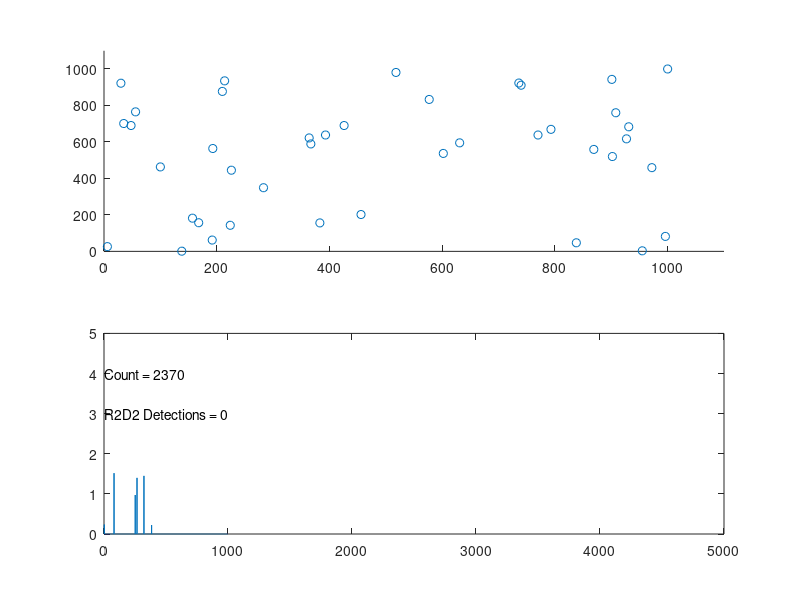

Recreate this plot in MATLAB.
%%%%%%%%%%%%%%%%%%%%%%%%%%%%%%%%%%%%%%%%%%%%%%%%%%%%%%%%%%%%%%%%%%%%%%%%%%%%%%%%
% Andrew Payne
% 14 April 2019
%
% r2d2_sim.m - A simulator to show platoon moving through battlespace with
% algorithms programmed to dodge R2D2 units.
%
%
% Basic Instructions:
%   Run in Octave.  Opens up a split GUI figure with battlespace on top and
%   platoon detection time values along the bottom.  Platoon automatically starts 
%   from (1,1), and goes until it finishes at (1000,1000).
%   In the bottom of the GUI window are the count and the R2D2 Detections count.
%   The Count is simply the main loop counter.  The R2D2 Detections count is the
%   number of times the R2D2 (enemy) units spot the platoon.
% It is required to have config.txt present in the same directory.
%
% input arguments:
%   - GRID_SIZE, <#> (default 1000)
%   - NUM_R2D2, <#>  (Try 5 - 50)
%   - RD2D_RANGE, <#> (default 5)
%   - MAX_RANGE, <#>  (Try 50, soldier sensor distance of r2d2 detection)
%
% Example Calls:
%   r2d2_sim
%   r2d2_sim('GRID_SIZE', 500, 'NUM_R2D2', 20)
%   r2d2_sim('MAX_RANGE', 50, 'GRID_SIZE', 1000)
%   r2d2_sim('GRID_SIZE', 1000, 'NUM_R2D2', 40, 'R2D2_RANGE', 6, 'MAX_RANGE', 20)
%
%%%%%%%%%%%%%%%%%%%%%%%%%%%%%%%%%%%%%%%%%%%%%%%%%%%%%%%%%%%%%%%%%%%%%%%%%%%%%%%%

function ret_val = r2d2_sim(varargin)
  GRID_SIZE = 1000;
  NUM_R2D2 = 40;
  R2D2_RANGE = 10;
  MAX_RANGE = 40;

  % Parsing input arguments.
  for i = 1:2:length(varargin)
    switch upper(varargin{i})
      case 'GRID_SIZE'
        GRID_SIZE = varargin{i+1};
      case 'NUM_R2D2'
        NUM_R2D2 = varargin{i+1};
      case 'R2D2_RANGE'
        R2D2_RANGE = varargin{i+1};
      case 'MAX_RANGE'
        MAX_RANGE = varargin{i+1};
      otherwise
        msgbox(['Command ', varargin{i}, ' is not recognized. Exiting.']);
        ret_val = -1;
        return
    end
  end
  
  % Maneuvering step counts:
  DIRECTIVE_FORWARD_STEPS = GRID_SIZE/50;   % Seems to work the best.
  DIRECTIVE_RETRACE_STEPS = GRID_SIZE/50;
  
  config_file_contents = [];
  
  Read_Config_File;
  
  ret_val = 0;
  
  grid = zeros(GRID_SIZE);

  % Generate R2D2.
  r2d2.num = NUM_R2D2;
  % Positions (columns wrap top-to-bottom).
  r2d2.raw_positions = fix(rand(1,NUM_R2D2)*GRID_SIZE^2);
  % Set ordered pair positions via R2d2_Positions:
  r2d2.num_detections = 0;
  R2d2_Positions;

  % Place R2D2s into grid.
  grid(r2d2.raw_positions) = 1;

  % Place platoon at the starting mark.
  platoon.position = [1,1];
  platoon.directive = {'N/A', 0;
                       'N/A', 0;};
  platoon.last_move = [0 0 0 0]; % n s e w.
  platoon.move_count = 0;
  platoon.detections = zeros(DIRECTIVE_FORWARD_STEPS, 1);
  platoon.maneuver = 0;
  
  sensor.num_hits = 0;
  sensor.heatmap = zeros(2);  % Give a fresh 2x2 sensor relative heatmap grid.
  sensor.old_heatmap = zeros(2);
  sensor.change = zeros(2);
  splot=[];
  
  Setup_Plot;
  
  done = 0;

  % Main time-step loop.
  while (done == 0)
    % Turn on sensor. Collect Data about R2D2.
    % Gets a 2x2 grid of NW, SW, NE, SE data correlating to severity of sensor data.
    Platoon_Sense;

    % Decides how to proceed to the finish line based on sensor heatmap.
    Platoon_Decide;

    % R2d2 detection:
    R2d2_Detection;
    
    % Updates the plot for this simulation.
    Update_Plot;

    % Loop ending when finish line reached.
    done = (platoon.position(1) > GRID_SIZE-1 && platoon.position(2) > GRID_SIZE-1);
    
    %disp([platoon.directive{1}, ' ', num2str(platoon.directive{2})]);
    
    %disp([num2str(platoon.move_count), ' ', num2str(platoon.position)]);
  end
  
    disp([num2str(platoon.position(1)), ' ', num2str(platoon.position(2))]);
 
%%%%%%%%%%%%%%%%%%%%%%%%%%%%%%%%%%%%%%%%%%%%%%%%%%%%%%%%%%%%%%%%%%%%%%%%%%%%%%%%
% FUNCTION:
% Read_Config_File - A function to read the config.txt file into a persistent 
%                    cell array called config_file_contents.
%
%
%%%%%%%%%%%%%%%%%%%%%%%%%%%%%%%%%%%%%%%%%%%%%%%%%%%%%%%%%%%%%%%%%%%%%%%%%%%%%%%%
  function read_success = Read_Config_File
    read_success = 0;
    i = 1;
    fileID = fopen('config.txt');
    while ~feof(fileID)
      f_line = strtrim(fgetl(fileID));
      if length(f_line)
        % needs to have a : to denote key:value pair, or drop it.
        if strfind(f_line,':')  
          % Remove comments.
          k = min(strfind(f_line, '//'));  % min: find the first occurance.
          if k == 1
            % don't include, the whole line contains a comment.
          elseif k > 1
            % Partially-commented. Key-value pair.
            config_file_contents{i} = strsplit(f_line(1:k-1),':');
            i = i + 1;
          else  % include whole line. Key-value pair.
            config_file_contents{i} = strsplit(f_line,':');
            i = i + 1;
          end
        end
      end
    end
    fclose(fileID);
    
  end

%%%%%%%%%%%%%%%%%%%%%%%%%%%%%%%%%%%%%%%%%%%%%%%%%%%%%%%%%%%%%%%%%%%%%%%%%%%%%%%%
% FUNCTION:
% Get_Value -  A function to read the configuration from config.txt file, get to
%              the key specified, and return the cell array value(s) to the
%              right of the '<key>:' label in config.txt. Returns a cell array
%              of value(s).
%
%
%%%%%%%%%%%%%%%%%%%%%%%%%%%%%%%%%%%%%%%%%%%%%%%%%%%%%%%%%%%%%%%%%%%%%%%%%%%%%%%% 
  function value = Get_Value(key)
    % Search for key
    if length(config_file_contents)
      for i=1:length(config_file_contents)
        if strfind(config_file_contents{i}{1}, key)
          % found the key, now take the values and break loop.
          value = strtrim(strsplit(config_file_contents{i}{2},','));  % split up by ',' delimeter.
          % Deletes white-space.
          break;
        end
      end
    else  
      msgbox('Unsucessful read of config.txt');
      return
    end
  end
  
 
%%%%%%%%%%%%%%%%%%%%%%%%%%%%%%%%%%%%%%%%%%%%%%%%%%%%%%%%%%%%%%%%%%%%%%%%%%%%%%%%
% FUNCTION:
% Setup_Plot - A function to create a figure window and display the battlespace 
%              scatter plot and heatmap spikes.
%
%
%
%%%%%%%%%%%%%%%%%%%%%%%%%%%%%%%%%%%%%%%%%%%%%%%%%%%%%%%%%%%%%%%%%%%%%%%%%%%%%%%%
  function Setup_Plot
    for (i = 1:NUM_R2D2)
      splot.xdata(i) = r2d2.positions{i}(1);
      splot.ydata(i) = r2d2.positions{i}(2);
    end
    % Add the platoon position:
    splot.xdata(NUM_R2D2+1) = platoon.position(1);
    splot.ydata(NUM_R2D2+1) = platoon.position(2);
    
    f=figure('units', 'normalized', 'position', [.2 .2 .6 .6]);
    subplot(2,1,1);
    
    % Start the graph
    splot.graph = scatter(splot.xdata, splot.ydata);
    
    axis([0 GRID_SIZE*1.1 0 GRID_SIZE*1.1]);

    subplot(2,1,2);
    
    splot.xheat = linspace(1,1000,GRID_SIZE*5);
    splot.yheat = zeros(1,GRID_SIZE*5);
    splot.heatmap_plot = plot(splot.xheat, splot.yheat);
    splot.move_counter = text(1,4,'Count = 0');
    splot.r2d2_detections = text(1,3,'R2D2 Detections = 0');
    axis([0 GRID_SIZE*5 0 5]);
    
  end
 
%%%%%%%%%%%%%%%%%%%%%%%%%%%%%%%%%%%%%%%%%%%%%%%%%%%%%%%%%%%%%%%%%%%%%%%%%%%%%%%%
% FUNCTION:
% Update_Plot - A function to edit the platoon position, the counter text, the
%               heatmap indicator, and the R2D2 detection count.
%
%
%%%%%%%%%%%%%%%%%%%%%%%%%%%%%%%%%%%%%%%%%%%%%%%%%%%%%%%%%%%%%%%%%%%%%%%%%%%%%%%% 
  function Update_Plot
    xdata_tmp = get(splot.graph, 'xdata');
    ydata_tmp = get(splot.graph, 'ydata');
    
    xdata_tmp(NUM_R2D2+1) = platoon.position(1);
    ydata_tmp(NUM_R2D2+1) = platoon.position(2);
    
    set(splot.graph, 'xdata', xdata_tmp);
    set(splot.graph, 'ydata', ydata_tmp);
    
    yheat_tmp = get(splot.heatmap_plot,'ydata');
    yheat_tmp(platoon.move_count) = sum(sensor.heatmap(:));
    
    set(splot.heatmap_plot, 'ydata', yheat_tmp);
    set(splot.move_counter, 'string', ['Count = ',num2str(platoon.move_count)]);
    set(splot.r2d2_detections, 'string', ['R2D2 Detections = ',num2str(r2d2.num_detections)]);
    
    drawnow
     
  end

%%%%%%%%%%%%%%%%%%%%%%%%%%%%%%%%%%%%%%%%%%%%%%%%%%%%%%%%%%%%%%%%%%%%%%%%%%%%%%%%
% FUNCTION:
% R2d2_Positions - A function to install the R2D2s on the battlespace as deemed
%                  by r2d2.raw_positions array.
%
%
%%%%%%%%%%%%%%%%%%%%%%%%%%%%%%%%%%%%%%%%%%%%%%%%%%%%%%%%%%%%%%%%%%%%%%%%%%%%%%%% 
  function R2d2_Positions
    for i=1:NUM_R2D2
      % X position
      x_pos = ceil(r2d2.raw_positions(i)/GRID_SIZE);
      %x_pos = 50*i + 20;
      
      % Y position
      y_pos = mod(r2d2.raw_positions(i), GRID_SIZE);
      %y_pos = 50*i - 5;
      if (y_pos==0)
        y_pos = GRID_SIZE;
      end 
      
      % Set ordered pair variable.
      r2d2.positions{i} = [x_pos, y_pos]; 

    end
  end

%%%%%%%%%%%%%%%%%%%%%%%%%%%%%%%%%%%%%%%%%%%%%%%%%%%%%%%%%%%%%%%%%%%%%%%%%%%%%%%%
% FUNCTION:
% R2d2_Detection - A function to check if R2D2 detected a platoon in accordance
%                  with the R2D2_RANGE variable.  It will increment the count
%                  within the R2D2 structure if it does spot a platoon.
%
%
%%%%%%%%%%%%%%%%%%%%%%%%%%%%%%%%%%%%%%%%%%%%%%%%%%%%%%%%%%%%%%%%%%%%%%%%%%%%%%%%   
  function R2d2_Detection
     % Go through list of r2d2s, calculating Manhatten Distance.
    for i = 1:NUM_R2D2
      raw_offsets{i} = r2d2.positions{i} - platoon.position;
      raw_man_dist{i} = sum(abs(raw_offsets{i}));
    end
    
    % Reorder from closest to furthest, based on Manhatten Distance:
    [man_dist, sort_order] = sort(cell2mat(raw_man_dist));
    man_dist = num2cell(man_dist);
    offsets = raw_offsets(sort_order); 
    
    R2d2_Measure;
    
    function R2d2_Measure
      r2d2.range = R2D2_RANGE;
      
      % Go through list of r2d2s.
      for r2d2_ctr = 1:NUM_R2D2
        % Manhatten Distance comparison with sensor.range.
        if (man_dist{r2d2_ctr} <= r2d2.range)
          % Add to list of hit(s)
          r2d2.num_detections = r2d2.num_detections + 1;
        else
          break; % Keeps getting further away, break.
        end
      end  
    end
  end
 
%%%%%%%%%%%%%%%%%%%%%%%%%%%%%%%%%%%%%%%%%%%%%%%%%%%%%%%%%%%%%%%%%%%%%%%%%%%%%%%%
% FUNCTION:
% Platoon_Decide - A function to process the beginning through the end of the
%                  platoon's movements. It is very high level. It starts with
%                  deciding whether it's the first step, if it is, just head
%                  north. If there's a number >0 of directives in the queue, then
%                  it calls Platoon_Manuever. Else it checks the sensor's heatmap
%                  and calls a new directive if it is registering an R2D2.
%                  Otherwise, a routine movement northeast is all that it calls.
%
%
%%%%%%%%%%%%%%%%%%%%%%%%%%%%%%%%%%%%%%%%%%%%%%%%%%%%%%%%%%%%%%%%%%%%%%%%%%%%%%%%   
  function Platoon_Decide
    if (platoon.move_count == 0)
      Platoon_Move('North');
      return
    elseif (platoon.directive{2}>0)
      
      % Call the directives.
      Platoon_Manuever

  % Heatmap analysis.
  
  % -------------
  % | NW  | NE  |
  % |     |     |
  % -------------
  % | SW  | SE  |
  % |     |     |
  % -------------
  
  %
    elseif (sensor.num_hits)
      last_move = platoon.directive{1};
      dir_finder = zeros(2);
    
      % Find the direction of the r2d2 being sensed.
      [max_heat,~] = max(sensor.heatmap(:));
      
      [x, y] = find(sensor.heatmap==max_heat);
      
      % Find the direction of the r2d2s that are most increasing.
      %[~,max_chg_dir] = max(sensor.change(:));
      
      dir_finder(x,y) = 1;
      disp(dir_finder)
      %dir_finder(max_chg_dir) = 1;
      
      % Form a string that Get_Value function can read.
      % e.g., turns [0 1;0 0] into '[0 1;0 0'
      dir_finder_str = ['[',num2str(dir_finder(1)),' ',num2str(dir_finder(3)),...
                        ';',num2str(dir_finder(2)),' ',num2str(dir_finder(4)),...
                        ']'];
      
      % Get the directives from the config.txt file.
      directives = Get_Value(dir_finder_str);
      % Assign the directives as deemed from config.txt.
      if (length(directives) == 2)
        platoon.directive(1:2) = {directives{1}, str2double(directives{2})};
      elseif (length(directives) == 4)
        platoon.directive(1:2) = {directives{1}, str2double(directives{2})};
        platoon.directive(3:4) = {directives{3}, str2double(directives{4})};
      end
      
      % Starts the move. The next loop around, this will not run because there
      % will be queued up directives.    
      Platoon_Move(platoon.directive{1});

      % Just a routine move north or east to reach the finish line.
      else
        if platoon.last_move(1)
          Platoon_Move('East');
         % disp('routine move east.');
        % North
        else
          Platoon_Move('North');
         % disp('routine move north.');
        end
      end

%%%%%%%%%%%%%%%%%%%%%%%%%%%%%%%%%%%%%%%%%%%%%%%%%%%%%%%%%%%%%%%%%%%%%%%%%%%%%%%%
% FUNCTION:
% Platoon_Manuever - A function to handle calling Platoon_Move function from the
%                    directives queue, which is a multidimensional cell array
%                    holding the direction to travel and the number of steps to
%                    take on that direction.
%
%
%%%%%%%%%%%%%%%%%%%%%%%%%%%%%%%%%%%%%%%%%%%%%%%%%%%%%%%%%%%%%%%%%%%%%%%%%%%%%%%%      
      % Maneuvering function.
      function Platoon_Manuever
      
        Platoon_Move(platoon.directive{1});
        % Decrement the count.
        platoon.directive{2} = platoon.directive{2} - 1;
        
        % When the first row of directives is exhausted, move second row up.
        if (platoon.directive{2} == 0 && platoon.directive{4}>0)
          disp('Changing Directives');
          platoon.directive{1} = platoon.directive{3};
          platoon.directive{2} = platoon.directive{4};
          platoon.directive{4} = 0;
        end
      
    end
    
%%%%%%%%%%%%%%%%%%%%%%%%%%%%%%%%%%%%%%%%%%%%%%%%%%%%%%%%%%%%%%%%%%%%%%%%%%%%%%%%
% FUNCTION:
% Platoon_Move - A function to move the Platoon in a direction (required input
%                argument string).  It records the last move before exiting the
%                function. It also keeps the platoon in-bounds.
%
%
%%%%%%%%%%%%%%%%%%%%%%%%%%%%%%%%%%%%%%%%%%%%%%%%%%%%%%%%%%%%%%%%%%%%%%%%%%%%%%%%    
      function Platoon_Move(direction)
        direction = upper(direction);
        switch direction
          case 'NORTH'
            if (platoon.position(2) < GRID_SIZE)
              platoon.position(2) = platoon.position(2) + 1;
              platoon.last_move = [1 0 0 0];
              platoon.move_count = platoon.move_count + 1; 
            elseif (platoon.position(1) < GRID_SIZE)
              Platoon_Move('East');
            else
              Platoon_Move('South');
            end
          case 'SOUTH'
            platoon.position(2) = platoon.position(2) - 1;
            platoon.last_move = [0 1 0 0];
            platoon.move_count = platoon.move_count + 1; 
          case 'EAST'
            if (platoon.position(1) < GRID_SIZE)
              platoon.position(1) = platoon.position(1) + 1;
              platoon.last_move = [0 0 1 0];
              platoon.move_count = platoon.move_count + 1; 
            elseif (platoon.position(2) < GRID_SIZE)
              Platoon_Move('North');
            else
              Platoon_Move('South');
            end
          case 'WEST'
            platoon.position(1) = platoon.position(1) - 1;
            platoon.last_move = [0 0 0 1];
            platoon.move_count = platoon.move_count + 1; 
          case 'NORTHEAST'
            if (platoon.last_move == [1 0 0 0])
              Platoon_Move('East');
            else
              Platoon_Move('North');
            end
          case 'NORTHWEST'
            if (platoon.last_move == [1 0 0 0])
              Platoon_Move('West');
            else
              Platoon_Move('North');
            end
          case 'SOUTHEAST'
            if (platoon.last_move == [0 1 0 0])
              Platoon_Move('East');
            else
              Platoon_Move('South');
            end
          case 'SOUTHWEST'
            if (platoon.last_move == [0 1 0 0])
              Platoon_Move('West');
            else
              Platoon_Move('South');
            end
        end  
      end

  end

%%%%%%%%%%%%%%%%%%%%%%%%%%%%%%%%%%%%%%%%%%%%%%%%%%%%%%%%%%%%%%%%%%%%%%%%%%%%%%%%
% FUNCTION:
% Platoon_Sense - A function to use the sensor that the Platoon has to
%                 sense R2D2s.  It calls measure and calculation routines that
%                 convert the sensor data into usable information.
%
%
%%%%%%%%%%%%%%%%%%%%%%%%%%%%%%%%%%%%%%%%%%%%%%%%%%%%%%%%%%%%%%%%%%%%%%%%%%%%%%%%    
  function Platoon_Sense
    % Go through list of r2d2s, calculating Manhatten Distance.
    % This part of the code is from the know-all computer, which knows every
    % r2d2.position.  Later it will be filtered by what the sensor actually sees
    % in Sensor_Measure.
    for i = 1:NUM_R2D2
      raw_offsets{i} = r2d2.positions{i} - platoon.position;
      raw_man_dist{i} = sum(abs(raw_offsets{i}));
    end
    
    % Reorder from closest to furthest, based on Manhatten Distance:
    [man_dist, sort_order] = sort(cell2mat(raw_man_dist));
    man_dist = num2cell(man_dist);
    offsets = raw_offsets(sort_order);
    
    % Run Sensor_Measure to pick up any R2D2(s).
    Sensor_Measure;
    
    % Run Sensor_Calc to calculate severity of measurements and mark the change from last detection.
    Sensor_Calc;

%%%%%%%%%%%%%%%%%%%%%%%%%%%%%%%%%%%%%%%%%%%%%%%%%%%%%%%%%%%%%%%%%%%%%%%%%%%%%%%%
% FUNCTION:
% Sensor_Measure - A function to actually compare the omniscent computer
%                  generated offsets with the Platoon's inferior sensor
%                  (sensor.range is derived from a probability).  It will rack
%                  up the num_hits and catalog the manhatten distances.
%
%
%%%%%%%%%%%%%%%%%%%%%%%%%%%%%%%%%%%%%%%%%%%%%%%%%%%%%%%%%%%%%%%%%%%%%%%%%%%%%%%%    
    function Sensor_Measure
      sensor.capability = .2 + .5*rand; % luck of the draw.
      sensor.range = sensor.capability * MAX_RANGE;
      sensor.old_heatmap = sensor.heatmap;
      sensor.heatmap = zeros(2);  % Give a fresh 2x2 sensor relative heatmap grid.
      sensor.num_hits = 0; % reset.
      
      % Go through list of r2d2s.
      for r2d2_ctr = 1:NUM_R2D2
        % Manhatten Distance comparison with sensor.range.
        if (man_dist{r2d2_ctr} <= sensor.range)
          % Add to list of hit(s)
          sensor.num_hits = sensor.num_hits + 1;
          sensor.hits{r2d2_ctr} = offsets{r2d2_ctr};
          sensor.man_dist{r2d2_ctr} = man_dist{r2d2_ctr};
        else
          break; % Keeps getting further away, break.
        end
      end  
    end
 
%%%%%%%%%%%%%%%%%%%%%%%%%%%%%%%%%%%%%%%%%%%%%%%%%%%%%%%%%%%%%%%%%%%%%%%%%%%%%%%%
% FUNCTION:
% Sensor_Calc - A function to take the data from the Sensor_Measure routine and
%               create the heatmap, the information that the Platoon uses in
%               Platoon_Decide to decide where to maneuver.
%
%
%%%%%%%%%%%%%%%%%%%%%%%%%%%%%%%%%%%%%%%%%%%%%%%%%%%%%%%%%%%%%%%%%%%%%%%%%%%%%%%%    
    function Sensor_Calc
      for hit_ctr = 1:sensor.num_hits
        % Find the N/S/E/W direction via the sign.
        if (sensor.hits{hit_ctr}(1) > 0)
          x_sign = 1;
        else
          x_sign = -1;
        end
        if (sensor.hits{hit_ctr}(2) > 0)
          y_sign = 1;
        else
          y_sign = -1;
        end
        
        norm_vector = sensor.hits{hit_ctr}/norm(abs(sensor.hits{hit_ctr}));
        
        % If X direction is severe:
        if (norm_vector(2) ~= 0)
          if (abs(norm_vector(1)/norm_vector(2)) > 5)
            norm_vector(1) = 1;
            norm_vector(2) = 0;
          end
        end
        if (norm_vector(1) ~= 0)
          if (abs(norm_vector(2)/norm_vector(1)) > 5)
            norm_vector(1) = 0;
            norm_vector(2) = 1;
          end
        end
        
        % Gives the strength of the signals:
        x_gauge = norm_vector(1)*x_sign*(1 - abs(sensor.hits{hit_ctr}(1) / sensor.range));
        y_gauge = norm_vector(2)*y_sign*(1 - abs(sensor.hits{hit_ctr}(2) / sensor.range));
   
        if (x_gauge > 0) % Target is at right.
          sensor.heatmap(1,2) = sensor.heatmap(1,2) + x_gauge;
          sensor.heatmap(2,2) = sensor.heatmap(2,2) + x_gauge;
        elseif (x_gauge < 0) % Target is at left.
          sensor.heatmap(1,1) = sensor.heatmap(1,1) - x_gauge;
          sensor.heatmap(2,1) = sensor.heatmap(2,1) - x_gauge;
        end
        if (y_gauge > 0) % Target is above.
          sensor.heatmap(1,1) = sensor.heatmap(1,1) + y_gauge;
          sensor.heatmap(1,2) = sensor.heatmap(1,2) + y_gauge;
        elseif (y_gauge < 0) % Target is below.
          sensor.heatmap(2,1) = sensor.heatmap(2,1) - y_gauge;
          sensor.heatmap(2,2) = sensor.heatmap(2,2) - y_gauge;
        end
        
      end
      
      % Get the change from last detection:
      sensor.change = sensor.heatmap - sensor.old_heatmap;
      
    end
end

end
